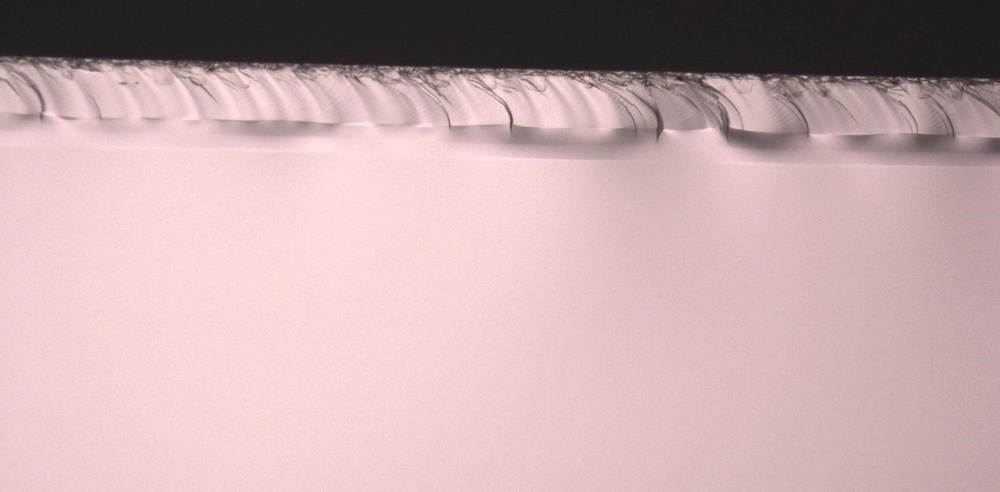
#> input picture 3.jpg, 1000 x 492 px, shrunk from 1612 x 793 before the run, found by its file name
$ python detect_edges.py   (older library calls are emulated)
#> lines starting #> are read from the running program, lines starting #| are printed output that depends on the picture; after the words box and inside, x2 and y2 are one past the last pixel; in counts of white or black regions, pixels touching at a corner belong together; long printed decimals are rounded
from skimage import data
from skimage.viewer import ImageViewer
from skimage.io import imread
from skimage import feature
from skimage.transform import (hough_line, hough_line_peaks, probabilistic_hough_line)
from skimage.filters import threshold_otsu, threshold_adaptive
import matplotlib.pyplot as plt
from matplotlib import cm
import numpy as np
from skimage import exposure
from skimage import filters
import math

def first_nonzero(arr, axis, invalid_val=-1):
    mask = arr!=0
    return np.where(mask.any(axis=axis), mask.argmax(axis=axis), invalid_val)

def last_nonzero(arr, axis, invalid_val=-1):
    mask = arr!=0
    val = arr.shape[axis] - np.flip(mask, axis=axis).argmax(axis=axis) - 1
    return np.where(mask.any(axis=axis), val, invalid_val)


image = imread(r'D:\\victoria_edges\\3.jpg', as_gray=True)
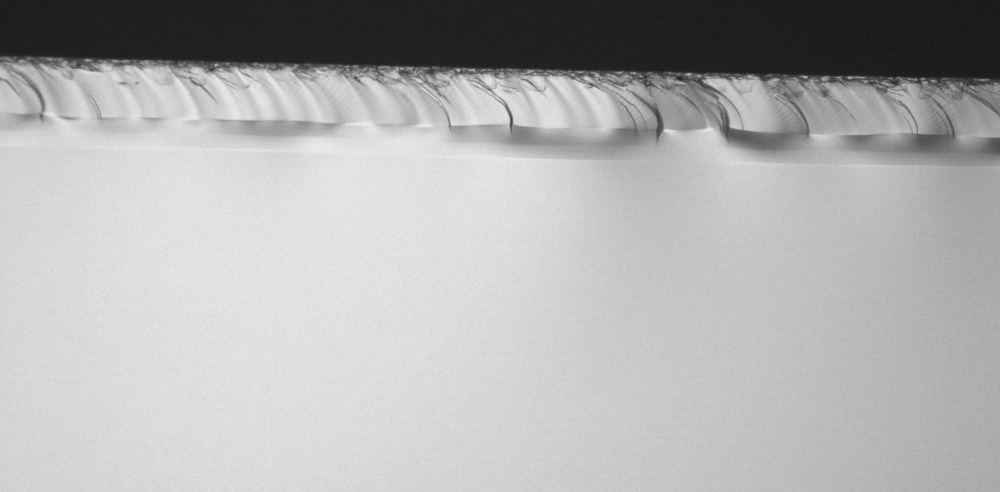
#> image: shape (492, 1000) float64; min 0.0932, max 0.927, mean 0.692
#image = threshold_adaptive(image,51,offset=0.1)


canny_edges =  feature.canny(image, sigma=5)
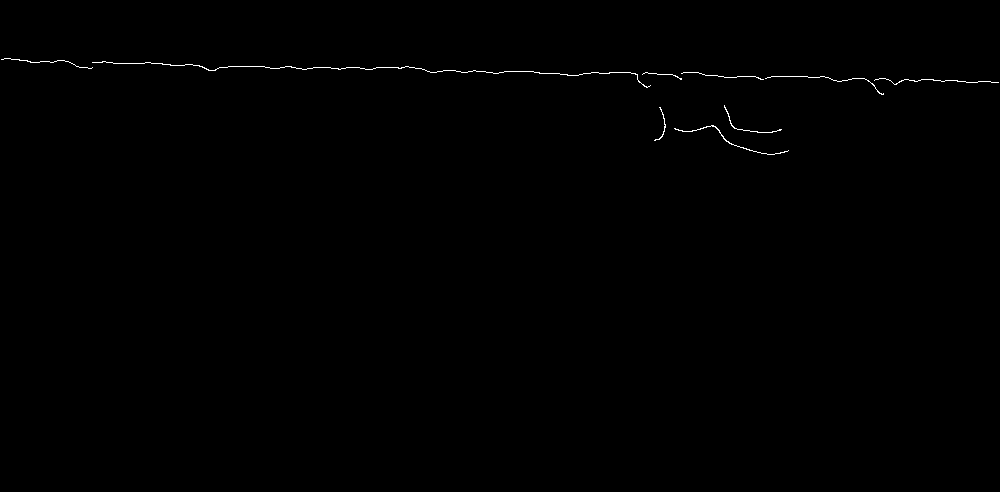
#> canny_edges: shape (492, 1000) bool; 0.27% white in thin lines or dots, all inside (x1, y1, x2, y2) = (1, 58, 999, 155)
sobel_edges = filters.sobel_h(image)
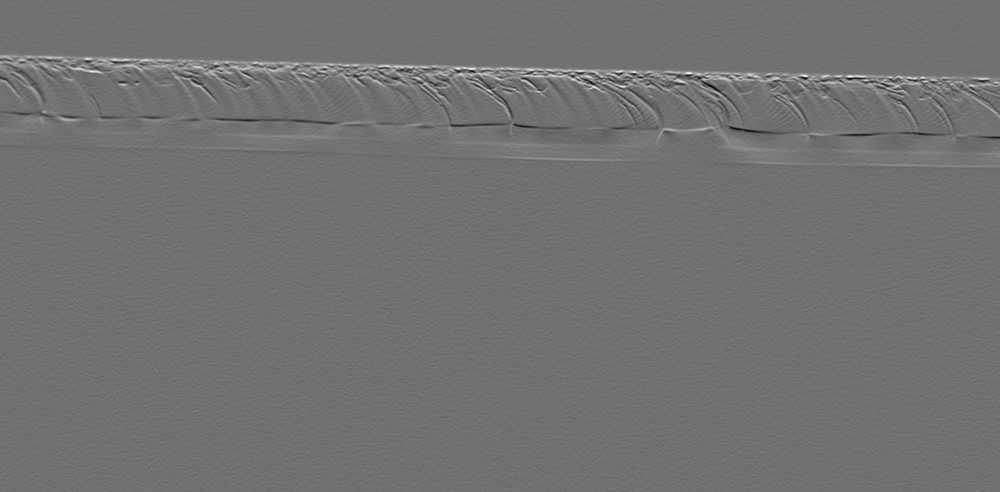
#> sobel_edges: shape (492, 1000) float64; min -0.387, max 0.485, mean 0.00273; drawn with min black and max white
sobel_edges = threshold_adaptive(sobel_edges,51,offset=0.1)
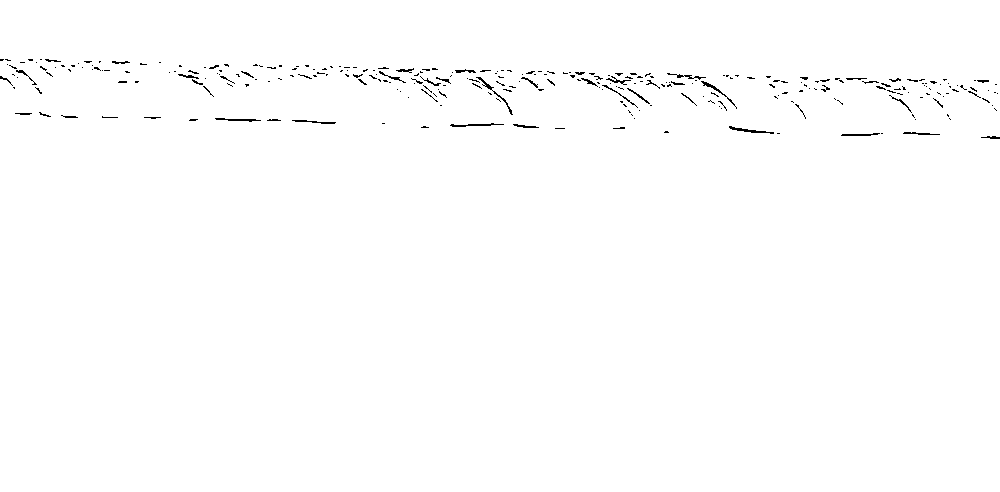
#> sobel_edges: shape (492, 1000) bool; 99.3% white; black in thin lines or dots, all inside (x1, y1, x2, y2) = (0, 59, 1000, 139)
plt.imshow(sobel_edges)
plt.show()
# straight-line Hough transform on the canny edges
h, theta, d = hough_line(sobel_edges)
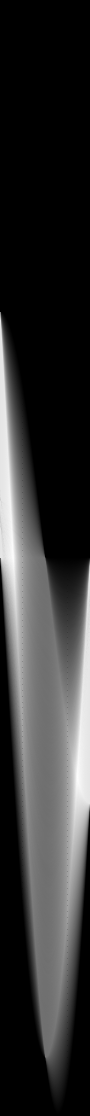
#> h: shape (2231, 180) uint64 (shown at 1/2 size); min 0, max 1109, mean 219; drawn with min black and max white
#> theta = 180 values from -1.57 to 1.55; d = 2231 values from -1115 to 1115

plt.imshow(image, cmap=cm.gray)
m = 0
c=[]

for _, angle, dist in zip(*hough_line_peaks(h, theta, d)):
    y0 = (dist - 0 * np.cos(angle)) / np.sin(angle)
    y1 = (dist - image.shape[1] * np.cos(angle)) / np.sin(angle)
    m=(y0-y1)/image.shape[1] #based on the cartesian line eqn y=mx+c
    c.append( y1-m*image.shape[1]) # based on the cartesian line eqn y=mx+c
    plt.plot((0, image.shape[1]), (y0, y1), '-r')
#> this loop made 100 passes
#> (angle, dist, y0, y1, m) on passes 1 to 12: (-1.12, -1, 1.11, 488.8, -0.488), (1.12, 439, 488.4, 0.7, 0.488), (-1.13, -15, 16.55, 482.9, -0.466), (1.13, 423, 466.7, 0.421, 0.466), (-1.15, -38, 41.6, 486.8, -0.445), (1.15, 410, 448.8, 3.57, 0.445), (-1.17, -53, 57.58, 482.1, -0.424), (1.17, 390, 423.7, -0.794, 0.424), (1.19, 378, 407.7, 3.66, 0.404), (-1.19, -78, 84.13, 488.2, -0.404), (-1.2, -101, 108.2, 492, -0.384), (-1.22, -115, 122.4, 486.4, -0.364)
#> after the loop, c = 100 values, max 2458.2 at index 99, min -2698.7 at index 96, mean 349.8


plt.show()
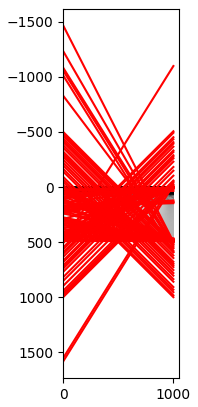
#> figure drawn by matplotlib, 1 panel
distance = 0
if len(c) ==2:
    distance = (abs(c[1]-c[0]))/((m**2+1)**0.5) #distance between two parallel lines sharing same m. (y = mx+c)
if distance < 50 or len(c) ==1:
    #find the max vertical width of adaptive thresholded image
    #actual distance between edges = max vert width*cos (tan inverse of(m))
    image = threshold_adaptive(image,51,offset=0.1)
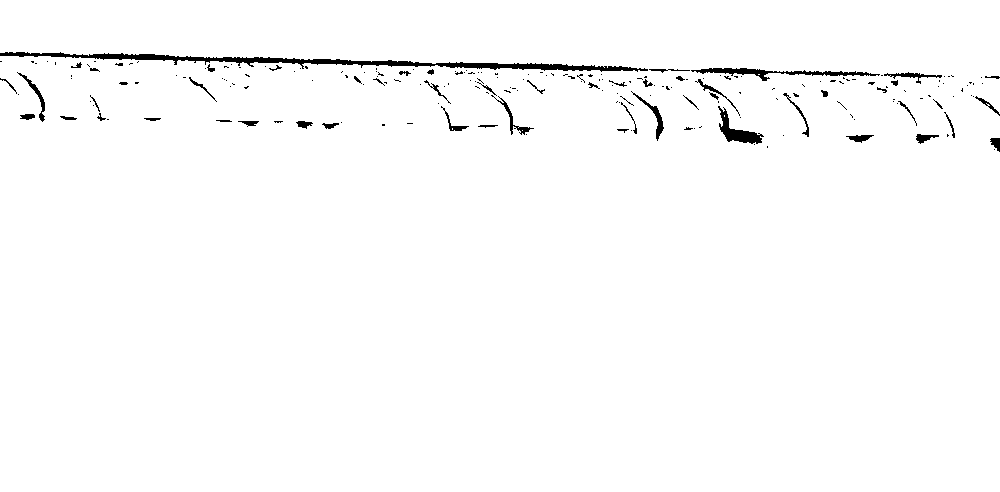
#> image: shape (492, 1000) bool; 98.4% white; 209 black regions (155 under 20 px), largest, box (x1, y1, x2, y2) and area: (0, 52, 648, 72) 2912, (691, 68, 880, 81) 721, (718, 106, 764, 144) 572
    image = np.invert(image)
    image = image.astype(int)
    distance_arr = []
    first_nonzero_index_arr = []
    last_nonzero_index_arr = []
    for i in range(0, image.shape[1]):
        column = image[:, i]
        first_nonzero_index_arr.append(first_nonzero(column, 0))
        last_nonzero_index_arr.append(last_nonzero(column, 0))
#> this loop made 1000 passes
#> val in last_nonzero on passes 1 to 3: 79, 79, 80

    distance = np.mean(first_nonzero_index_arr)-np.percentile(last_nonzero_index_arr,90)#use the 90 th percentile instead of max to prevent outlier effect
#> distance = -72.48
    distance = math.cos(np.arctan(m))*distance
#> distance = -32.9
else:
    print("couldn't find any edges")

print (distance)
#| -32.904

$ run again, with 1.jpg copied over 3.jpg
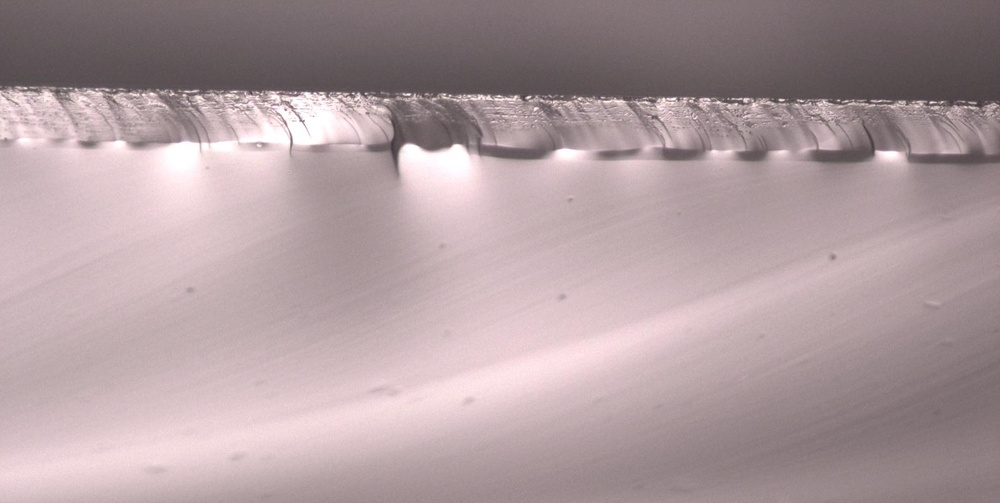
#> input picture 1.jpg, 1000 x 503 px, shrunk from 1613 x 811 before the run, found by its file name
#> `canny_edges =  feature.canny(image, sigma=5)`:
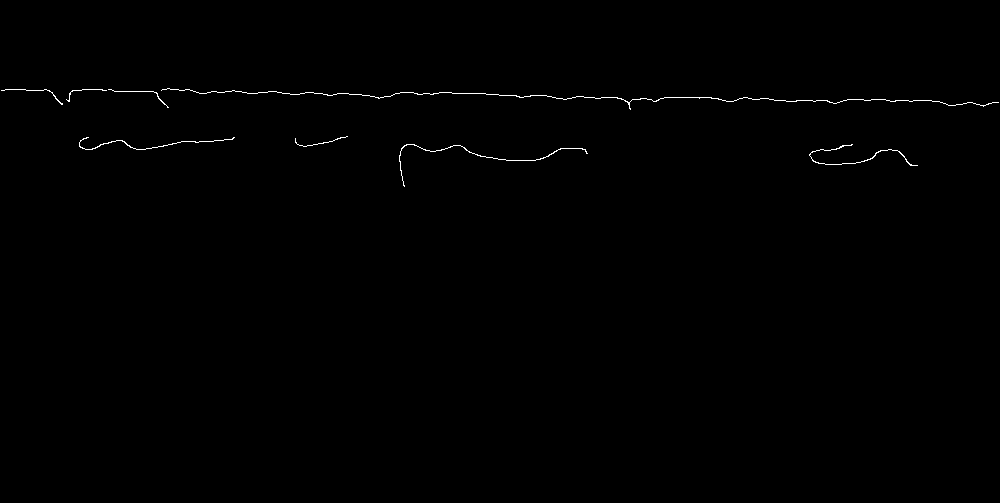
#> canny_edges: shape (503, 1000) bool; 0.35% white in thin lines or dots, all inside (x1, y1, x2, y2) = (1, 88, 999, 187)
#> theta = 180 values from -1.57 to 1.55; d = 2241 values from -1120 to 1120
#> the loop `for _, angle, dist in zip(*hough_line_peaks(h, theta, d)):` made 96 passes
#> (angle, dist, y0, y1, m) on passes 1 to 8: (1.12, 451, 501.8, 14.05, 0.488), (-1.12, -5, 5.56, 493.3, -0.488), (-1.13, -25, 27.58, 493.9, -0.466), (-1.15, -49, 53.64, 498.9, -0.445), (-1.17, -66, 71.7, 496.2, -0.424), (1.17, 391, 424.8, 0.292, 0.424), (-1.19, -84, 90.6, 494.6, -0.404), (1.19, 378, 407.7, 3.66, 0.404)
#> after the loop `for _, angle, dist in zip(*hough_line_peaks(h, theta, d)):`: c = 96 values, max 2569.9 at index 95, min -2698.7 at index 91, mean 268.2
#> `image = threshold_adaptive(image,51,offset=0.1)`:
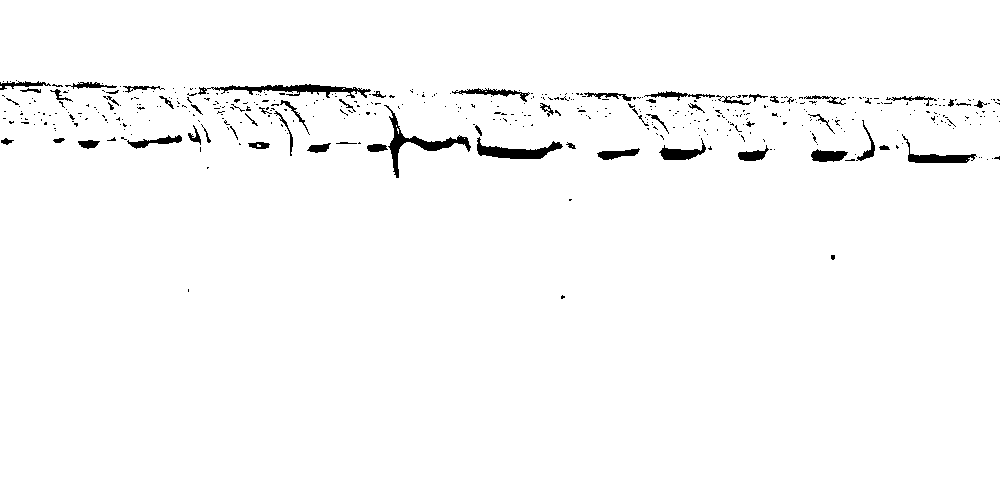
#> image: shape (503, 1000) bool; 98% white; 457 black regions (399 under 20 px), largest, box (x1, y1, x2, y2) and area: (384, 105, 471, 178) 961, (198, 84, 371, 98) 904, (477, 137, 563, 159) 799
#> the loop `for i in range(0, image.shape[1]):` made 1000 passes
#> val in last_nonzero on passes 1 to 3: 89, 142, 142
#> `distance = np.mean(first_nonzero_index_arr)-np.percentile(last_nonzero..`: distance = -64.33
#> `distance = math.cos(np.arctan(m))*distance`: distance = -28.2
#| -28.203

$ run again, with 2.jpg copied over 3.jpg
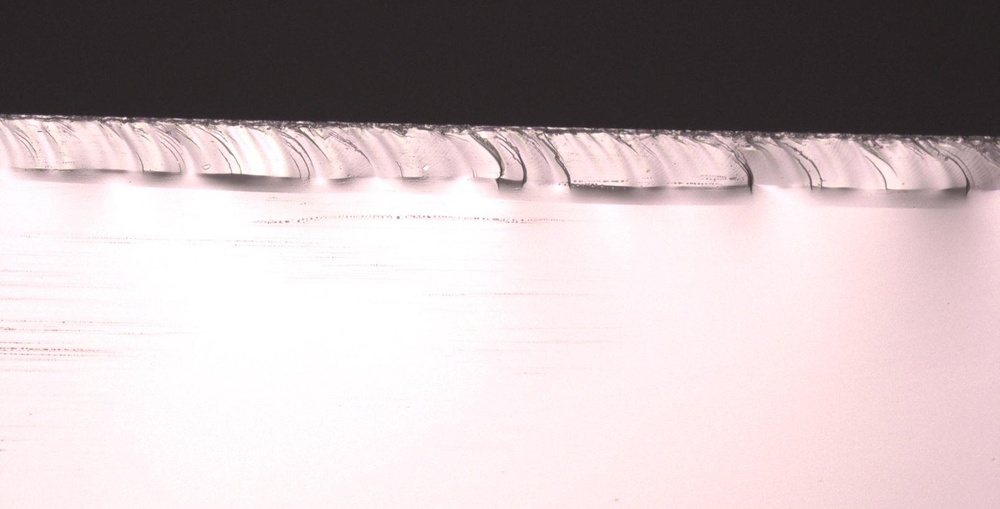
#> input picture 2.jpg, 1000 x 509 px, shrunk from 1607 x 818 before the run, found by its file name
#> `canny_edges =  feature.canny(image, sigma=5)`:
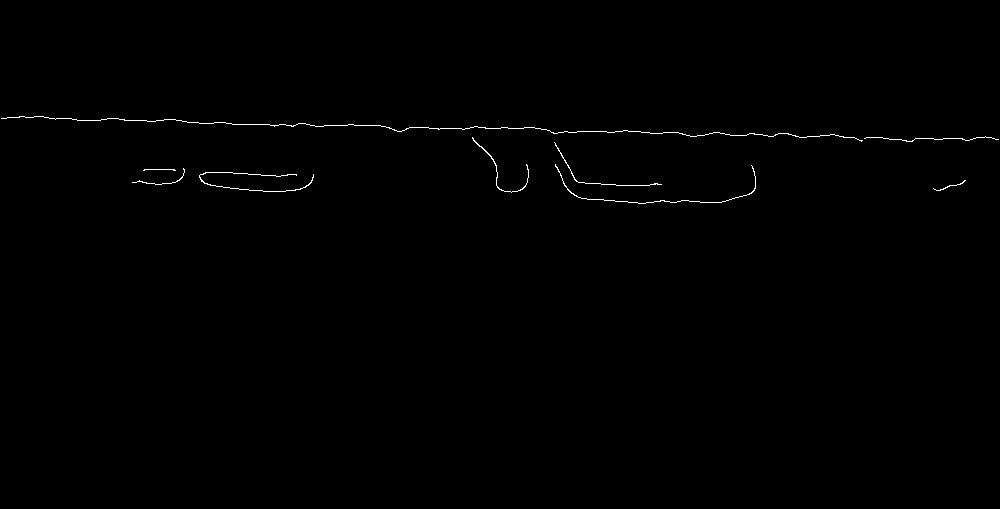
#> canny_edges: shape (509, 1000) bool; 0.38% white in thin lines or dots, all inside (x1, y1, x2, y2) = (1, 116, 999, 204)
#> theta = 180 values from -1.57 to 1.55; d = 2247 values from -1123 to 1123
#> the loop `for _, angle, dist in zip(*hough_line_peaks(h, theta, d)):` made 98 passes
#> (angle, dist, y0, y1, m) on passes 1 to 8: (1.1, 454, 509.5, 0.0107, 0.51), (-1.1, -1, 1.12, 510.6, -0.51), (-1.12, -19, 21.14, 508.9, -0.488), (-1.13, -29, 32, 498.3, -0.466), (1.13, 421, 464.5, -1.79, 0.466), (1.15, 407, 445.5, 0.288, 0.445), (1.17, 391, 424.8, 0.292, 0.424), (-1.17, -77, 83.65, 508.1, -0.424)
#> after the loop `for _, angle, dist in zip(*hough_line_peaks(h, theta, d)):`: c = 98 values, max 2658.7 at index 97, min -2694.9 at index 92, mean 427
#> `image = threshold_adaptive(image,51,offset=0.1)`:
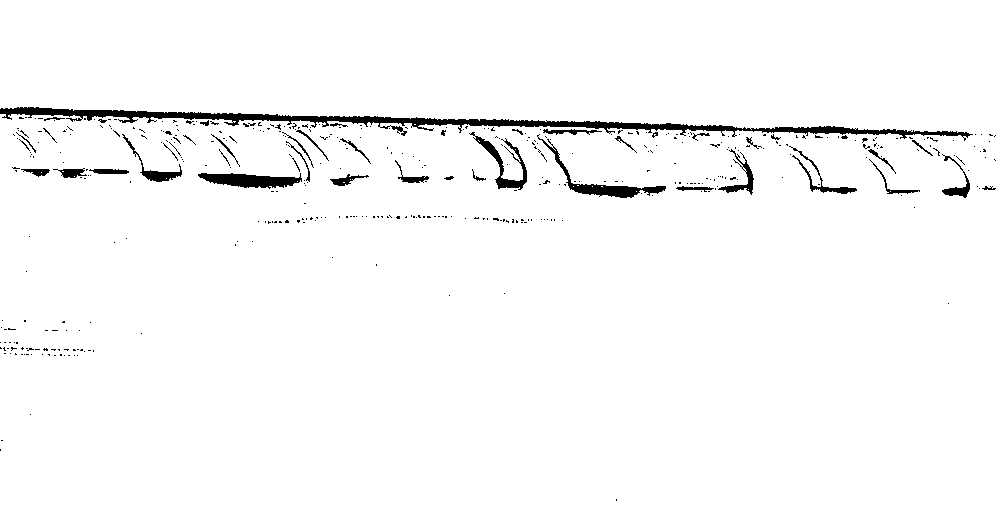
#> image: shape (509, 1000) bool; 97.3% white; 433 black regions (391 under 20 px), largest, box (x1, y1, x2, y2) and area: (0, 107, 973, 141) 5944, (198, 173, 302, 189) 1019, (537, 134, 666, 198) 1014
#> the loop `for i in range(0, image.shape[1]):` made 1000 passes
#> val in last_nonzero on passes 1 to 3: 450, 440, 440
#> `distance = np.mean(first_nonzero_index_arr)-np.percentile(last_nonzero..`: distance = -102.3
#> `distance = math.cos(np.arctan(m))*distance`: distance = -43.22
#| -43.225
